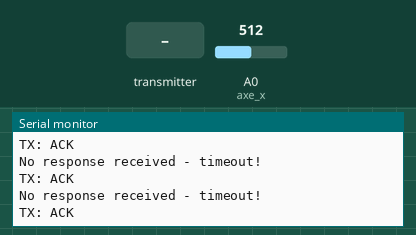
Bench run of a sketch on a simulated Arduino Uno, built with avr-gcc and run on an emulated ATmega328P. On the bench: the last lines printed to the serial monitor. The inputs (shaded band) are chosen by the test bench; at power-on: A0 (axe_x) = 512. No radio packets arrive unless stated.

Above: at 1.2 s.
1.3 s: the transmitter starts sending dataRx = 0
At 2.1 s:
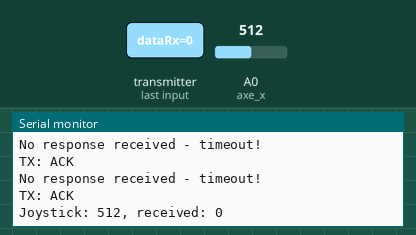
3.8 s: A0 (axe_x) set to 716
At 5.1 s:
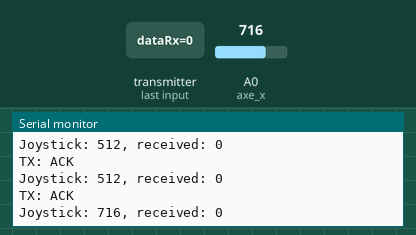
5.3 s: the transmitter starts sending dataRx = 256
At 6.1 s:
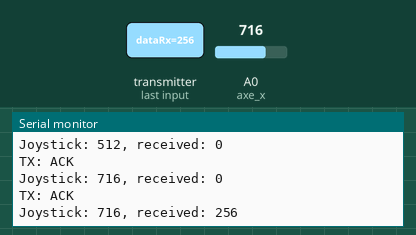
6.8 s: A0 (axe_x) set to 900
At 7.9 s:
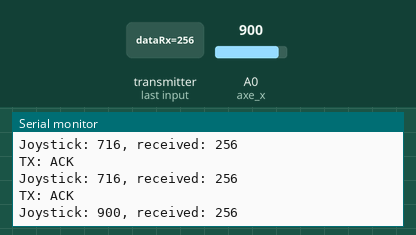
Timing chart, 0 to 9.3 s (numbered marks = the images above; inputs shaded):
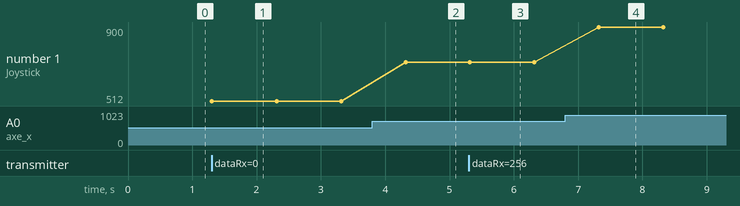

The sketch:

rf24_tx.ino
```cpp
#include "Arduino.h"
#include <SPI.h>
#include <RF24.h>

/*
   NRF24L01     Arduino Uno  Arduino Mega  Blue_Pill(stm32f01C)
   ___________________________________________________
   VCC  RED    |    3.3v   |     3.3v       |      3.3v
   GND  BROWN  |    GND    |     GND        |      GND
   CSN  YELOW  |   Pin10   |     Pin10      | A4 NSS1   (PA4)  \
   CE   ORANGE |   Pin9    |     Pin9       | B0 digital(PB0)    |     NB
   SCK  GREEN  |   Pin13   |     Pin52      | A5 SCK1   (PA5)  |- All these pins
   MOSI BLUE   |   Pin11   |     Pin51      | A7 MOSI1  (PA7)  |  are 3.3v tolerant
   MISO PURPLE |   Pin12   |     Pin50      | A6 MISO1  (PA6)  /

   TOUJOURS ALIMENTER LE MODULE EN 3.3V

*/

RF24 radio(9, 10);

byte addresses[][6] = {"Addr1", "Addr2"};

#define axe_x  A0

struct data {
  int x;
};

data myData;

void setup() {
  Serial.begin(9600);
  Serial.println("THIS IS THE TRANSMITTER CODE - YOU NEED THE OTHER ARDIUNO TO SEND BACK A RESPONSE");
  pinMode(axe_x,  INPUT);
  // Initiate the radio object
  radio.begin();

  // Set the transmit power to lowest available to prevent power supply related issues
  radio.setPALevel(RF24_PA_MIN);

  //Vitesse de transmission etre 250KBPS et 2MBPS, plus la vitesse est grande moins est la portee
  radio.setDataRate(RF24_2MBPS);

  // Eviter de mettre le channel entre 0 et 100 parce que le wifi peut creer des interferences
  radio.setChannel(124);

  // Open a writing and reading pipe on each radio, with opposite addresses
  radio.openWritingPipe(addresses[1]);
  radio.openReadingPipe(1, addresses[0]);

  // Random number seeding (we're going to be sending a single random number)
  randomSeed(analogRead(A0));
}

void loop() {
  int valx = analogRead(axe_x);
  myData.x = valx;

  // Ensure we have stopped listening (even if we're not) or we won't be able to transmit
  radio.stopListening();

  // Did we manage to SUCCESSFULLY transmit that (by getting an acknowledgement back from the other Arduino)?
  // Even we didn't we'll continue with the sketch, you never know, the radio fairies may help us
  if (!radio.write(&myData, sizeof(int))) {
    Serial.println("Pas de donnes - module radio reception connecte?");
  } else {
    Serial.println("TX: ACK");
  }
  // Now listen for a response
  radio.startListening();

  // But we won't listen for long, 200 milliseconds is enough
  unsigned long started_waiting_at = millis();

  // Loop here until we get indication that some data is ready for us to read (or we time out)
  while ( ! radio.available() ) {

    if (millis() - started_waiting_at > 200 ) {
      Serial.println("No response received - timeout!");
      return;
    }
  }

  // Now read the data that is waiting for us in the nRF24L01's buffer
  int dataRx;
  radio.read( &dataRx, sizeof(dataRx) );
  Serial.print("Joystick: ");
  Serial.print(myData.x);
  Serial.print(", received: ");
  Serial.println(dataRx);

  // Try again 1s later
  delay(1000);
}
```

Measured:
- after the input at 1.3 s, the serial monitor: prints a new line at once (image 1)
- after the input at 3.8 s, the serial monitor: prints a new line after 0.52 s (image 2)
- after the input at 5.3 s, the serial monitor: prints a new line at once (image 3)
- after the input at 6.8 s, the serial monitor: prints a new line after 0.52 s (image 4)
- plotted number 1: 512 → 716 after the input at 3.8 s, 716 → 900 after the input at 6.8 s
